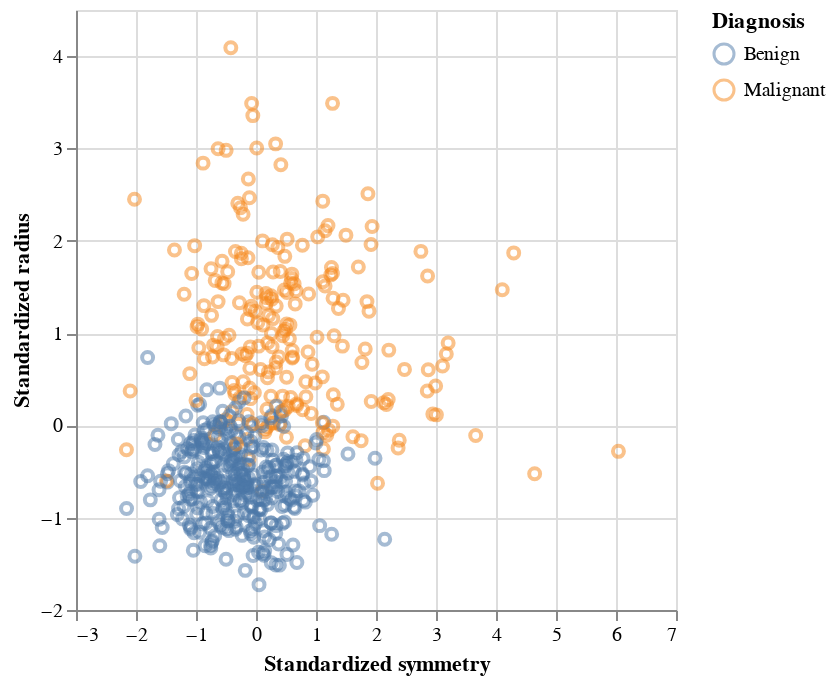

This figure's notebook cell:
### Markdown cell above
## 2. Using `scikit-learn` to perform k-nearest neighbours

Now that we understand how K-nearest neighbours (k-nn) classification works,
let's get familar with the `scikit-learn` Python package.
The benefit of using `scikit-learn` is that it will keep our code simple, readable and accurate.
Coding less and in a tidier format means that there is less chance for errors to occur.

We'll again focus on `Radius` and `Symmetry` as the two predictors.
This time, we would like to predict the class of a new observation with `Symmetry = 1` and `Radius = 0`.
This one is a bit tricky to do visually from the plot below,
and so is a motivating example for us to compute the prediction using k-nn with the `scikit-learn` package.
Let's use `K = 7`.

### Code cell
# Run this to remind yourself what the data looks like
cancer_plot

### Figure 1 — Vega-Lite specification as saved in the notebook (floating-point values rounded to 4 significant figures; data arrays with more than 128 entries replaced by an {"elided": "..."} marker saying what was removed)
{"config": {"view": {"continuousWidth": 300, "continuousHeight": 300}}, "data": {"name": "data-7ead14d9e8a685be73dba1fcd50f964f"}, "mark": {"type": "point", "opacity": 0.5}, "encoding": {"color": {"field": "Class", "title": "Diagnosis", "type": "nominal"}, "x": {"field": "Symmetry", "title": "Standardized symmetry", "type": "quantitative"}, "y": {"field": "Radius", "title": "Standardized radius", "type": "quantitative"}}, "$schema": "https://vega.github.io/schema/vega-lite/v5.20.1.json", "datasets": {"data-7ead14d9e8a685be73dba1fcd50f964f": {"elided": "569 records"}}}
